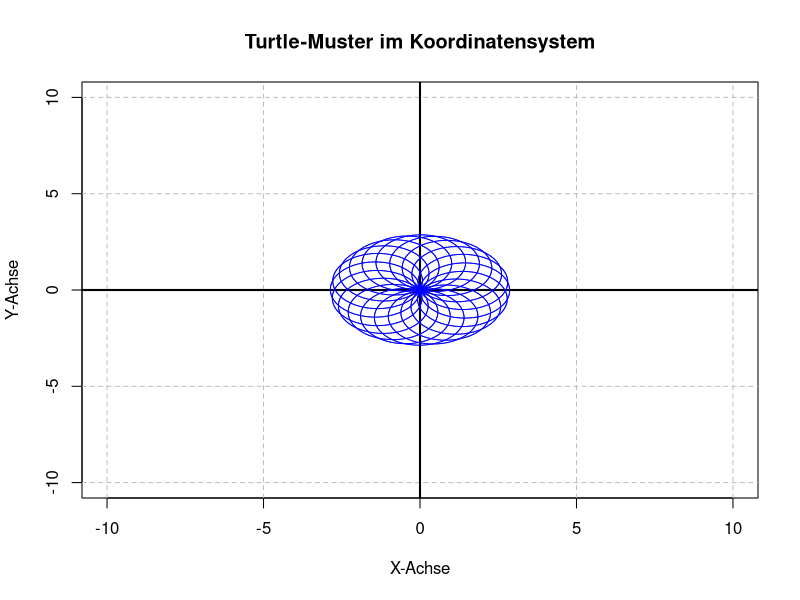

Here is the R script that generated this plot:
# Koordinatensystem erstellen
plot(0, 0, type = "n", xlim = c(-10, 10), ylim = c(-10, 10),
     xlab = "X-Achse", ylab = "Y-Achse", main = "Turtle-Muster im Koordinatensystem")
grid(nx = NULL, ny = NULL, col = "gray", lty = 2)
abline(h = 0, v = 0, col = "black", lwd = 2)

# Funktion für Turtle-Bewegung
move_turtle <- function(x, y, angle, distance) {
  new_x <- x + distance * cos(angle * pi / 180)
  new_y <- y + distance * sin(angle * pi / 180)
  return(c(new_x, new_y))
}

# Startposition und -winkel
x <- 0
y <- 0
angle <- 0 

# Hauptschleife (REPEAT 20)
for (i in 1:20) {
  # Innere Schleife (REPEAT 180)
  for (j in 1:180) {
    # Bewegung berechnen (FD 1)
    new_pos <- move_turtle(x, y, angle, 0.05)  # Skaliert auf 0.05 für bessere Sichtbarkeit
    
    # Linie zeichnen
    lines(c(x, new_pos[1]), c(y, new_pos[2]), col = "blue")
    
    # Position aktualisieren
    x <- new_pos[1]
    y <- new_pos[2]
    
    # Drehung (RT 2)
    angle <- (angle + 2) %% 360
  }
  
  # Äußere Drehung (RT 18)
  angle <- (angle + 18) %% 360
}